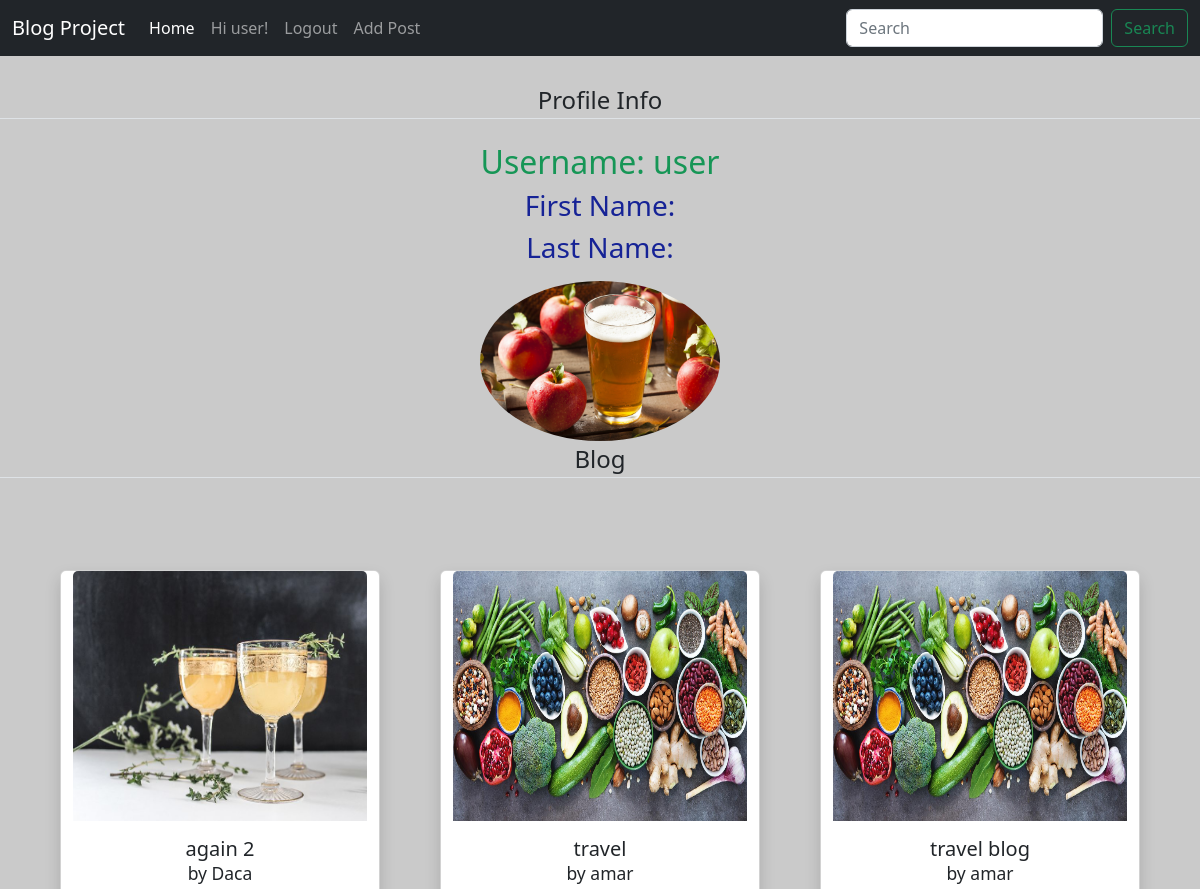
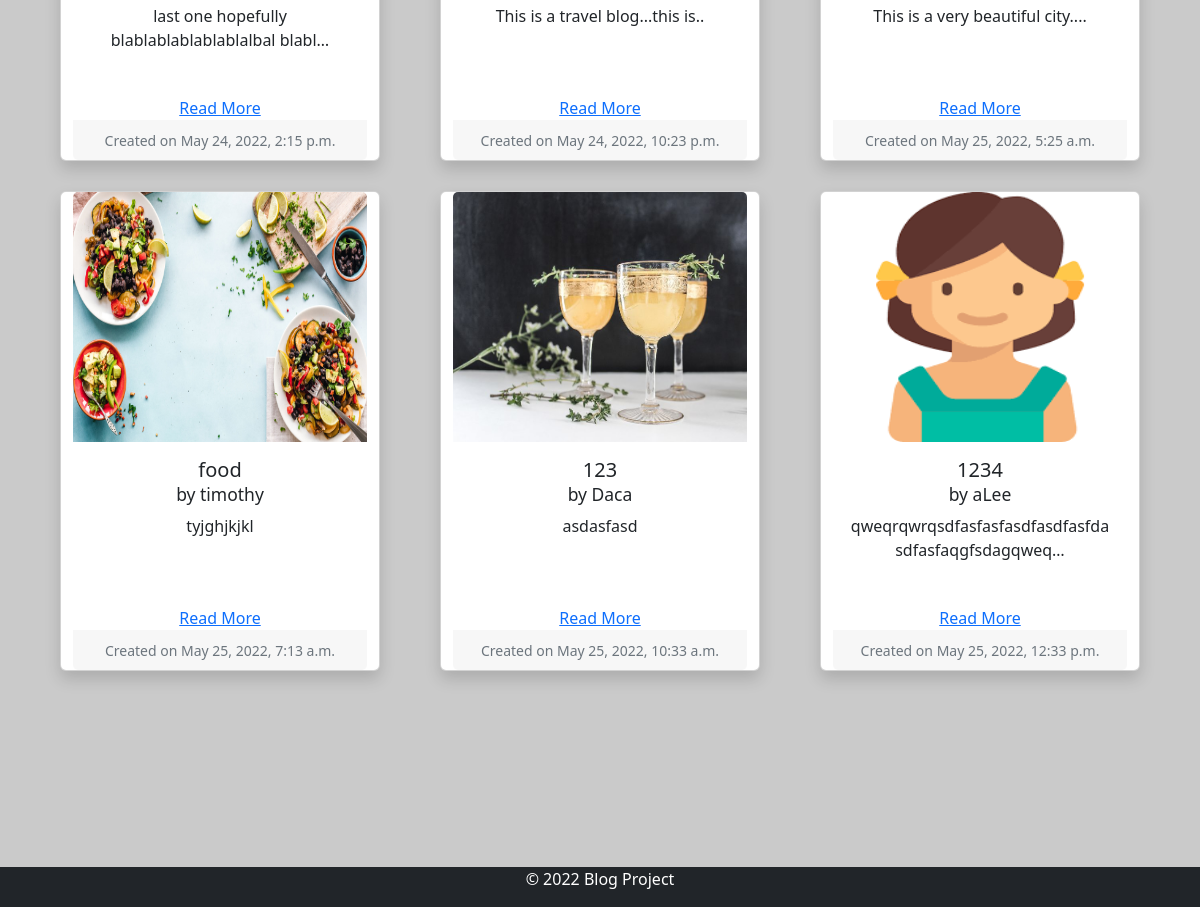
The app's page /user_profile/ (signed in) with its own data (2 pictures, top to bottom).
### blog_app/models.py (models this page shows, shortened)
class UserProfileInfo(models.Model):
    user = models.OneToOneField(User, on_delete=models.CASCADE)
    first_name = models.CharField(("First name"), max_length=50)
    last_name = models.CharField(("Last name"), max_length=50)
    profile_pic = models.ImageField(upload_to = 'profile_pics', blank = True)

class Post(models.Model):
    title = models.CharField(max_length=200, unique=True)
    author = models.ForeignKey(User, editable=False, on_delete= models.CASCADE,related_name='blog_posts', null=True)
    content = models.TextField()
    status = models.IntegerField(choices=STATUS, default=0)
    created_on = models.DateTimeField(auto_now_add=True)

### blog_app/views.py (the view)
# urls.py: url(r'^user_profile/$', views.user_profile, name="user_profile"),
@login_required
def user_profile(request):
    queryset = Post.objects.filter(status=1)
    post_dict = {'post_list': queryset}
    return render(request, 'blog_app/user_profile.html', context=post_dict)

### templates/blog_app/user_profile.html (shortened to what this page needs)
{% extends "blog_app/base.html" %}
{% block content %}
    <div class="content-section">
      <div class="media">
        <legend class="border-bottom mb-4">Profile Info</legend>
         <div class="media-body">
            <h2 class="account-heading" >Username: {{ user.username }}</h2>
            <h3>First Name: {{ request.user.first_name }}</h3>
            <h3>Last Name: {{ request.user.last_name }}</h3>
            <img class="rounded-circle article-img" src="{{ user.userprofileinfo.profile_pic.url }}" width='240' alt={{user}}>
        </div>
      </div>
      <form method="POST" enctype="multipart/form-data">
        <fieldset class="form-group">
            <legend class="border-bottom mb-4">Blog</legend>
        </fieldset>
    </form>
    </div >
<div class="container mt-5 mb-3">
  <div class="row">
    {% for post in post_list %}
    <div class="card shadow " style="width: 20rem; height: 30rem;" >
          <img src="{{ post.author.userprofileinfo.profile_pic.url }}" class="card-img-top" alt="..." height="250px">
          <div class="card-body" style="overflow:hidden;">
            <h5 class="card-title">{{post.title}} <br><small>by {{post.author}}</small></h5>
            <p class="card-text">{{ post.content | truncatechars:50}}</p>
          </div>
          <a href="{% url 'blog_app:article' post.id %}">Read More</a>
          <div class="card-footer" style="border-top:none">
            <p class="card-text"><small class="text-muted">Created on {{ post.created_on }}</small></p>
          </div>
    </div>
    {% endfor %}
  </div>
</div>
{% endblock %}

### templates/blog_app/base.html (shortened to what this page needs)
{% load staticfiles %}
{% load static %}
<!DOCTYPE html>
<html lang="en">
<head>
    <link href="https://cdn.jsdelivr.net/npm/bootstrap@5.2.0-beta1/dist/css/bootstrap.min.css" rel="stylesheet">
    <link rel="stylesheet" href="{% static 'css/basicstyle.css' %}">
    <link href="{% static 'styles/base.css' %}" rel="stylesheet">
</head>
<body>
<header class="p-3 bg-dark">
<nav class="navbar navbar-expand-lg navbar-dark bg-dark fixed-top">
  <div class="container-fluid">
    <div class="collapse navbar-collapse" id="navbarTogglerDemo01">
      <a class="navbar-brand" href="{% url 'index' %}">Blog Project</a>
      <ul class="navbar-nav me-auto mb-2 mb-lg-0">
        <li class="nav-item">
          <a class="nav-link active" aria-current="page" href="{% url 'index' %}">Home</a>
        </li>
{% if user.is_authenticated %}
        <li class="nav-item">
          <a class="nav-link" href="{% url 'user_profile' %}">Hi {{ user.username }}!</a>
        </li>
        <li class="nav-item">
          <a class="nav-link" href="{% url 'logout' %}">Logout</a>
        </li>
        <li class="nav-item">
          <a class="nav-link" href="{% url 'blog_app:addpost' %}">Add Post</a>
        </li>
{% endif %}
      </ul>
      <form class="d-flex" role="search">
        <input class="form-control me-2" type="search" placeholder="Search" aria-label="Search">
        <button class="btn btn-outline-success" type="submit">Search</button>
      </form>
    </div>
  </div>
</nav>
  </header>
<div id="content-wrap">
{% block content %}
{% endblock %}
</div>
<div class="container" >
  <footer class="py-0  footer fixed-bottom bg-dark " id="footer">
    <p class="text-center " style="color: white;">© 2022 Blog Project</p>
  </footer>
</div>
</body>
</html>

### static/css/basicstyle.css (style rules this page uses)
body { background-color:rgb(202, 202, 202); }
h3 { color:rgb(22, 35, 150); }
h2 { color:rgb(22, 150, 86); }
#footer { position: fixed; bottom: 0; width: 100%; }
#content-wrap { margin-bottom: 50px; margin-top: 50px; position: relative; padding-bottom: 10rem; }

### static/styles/base.css (style rules this page uses)
body { text-align:center; }
.card { margin: 20px auto; float: none; margin-bottom: 10px; }

### records on screen
Post: author.userprofileinfo.profile_pic (picture), title "again 2", author "Daca", content "last one hopefully blablablablablablalbal blabl…", created_on "May 24, 2022, 2:15 p.m."
Post: author.userprofileinfo.profile_pic (picture), title "travel", author "amar", content "This is a travel blog...this is..", created_on "May 24, 2022, 10:23 p.m."
Post: author.userprofileinfo.profile_pic (picture), title "travel blog", author "amar", content "This is a very beautiful city....", created_on "May 25, 2022, 5:25 a.m."
Post: author.userprofileinfo.profile_pic (picture), title "food", author "timothy", content "tyjghjkjkl", created_on "May 25, 2022, 7:13 a.m."
Post: author.userprofileinfo.profile_pic (picture), title "123", author "Daca", content "asdasfasd", created_on "May 25, 2022, 10:33 a.m."
Post: author.userprofileinfo.profile_pic (picture), title "1234", author "aLee", content "qweqrqwrqsdfasfasfasdfasdfasfdasdfasfaqgfsdagqweq…", created_on "May 25, 2022, 12:33 p.m."

### other values on screen
{{ user.username }} "user"
